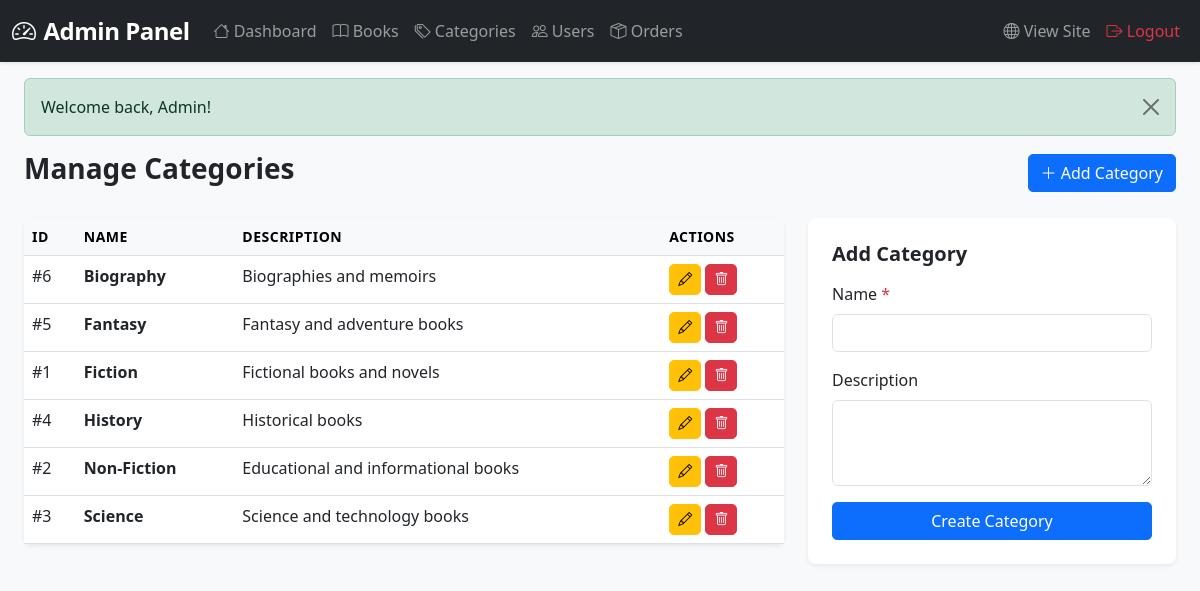
/admin/manage_categories.php (signed in), run on the app's committed database.
### tables this page shows
CREATE TABLE `categories` (
  `id` INT NOT NULL AUTO_INCREMENT,
  `name` VARCHAR(100) NOT NULL,
  `description` TEXT DEFAULT NULL,
  `created_at` TIMESTAMP DEFAULT CURRENT_TIMESTAMP,
  PRIMARY KEY (`id`),
  UNIQUE KEY `uk_category_name` (`name`)
);

### admin/manage_categories.php (the view, shortened to what this page needs)
<?php
require_once 'includes/admin_header.php';
$edit_mode = false;
$edit_cat = ['id' => 0, 'name' => '', 'description' => ''];
$categories = getCategories($conn);
?>
<div class="d-flex justify-content-between align-items-center mb-4">
    <h3 class="fw-bold">Manage Categories</h3>
    <button class="btn btn-primary" data-bs-toggle="modal" data-bs-target="#catModal">
        <i class="bi bi-plus-lg"></i> Add Category
    </button>
</div>
<div class="row">
    <div class="col-md-8">
        <div class="card border-0 shadow-sm">
            <div class="card-body p-0">
                <div class="table-responsive">
                    <table class="table table-hover mb-0">
                        <thead class="table-light">
                            <tr>
                                <th>ID</th>
                                <th>Name</th>
                                <th>Description</th>
                                <th>Actions</th>
                            </tr>
                        </thead>
                        <tbody>
                            <?php while ($cat = $categories->fetch_assoc()): ?>
                            <tr>
                                <td>#<?php echo $cat['id']; ?></td>
                                <td class="fw-bold"><?php echo h($cat['name']); ?></td>
                                <td><?php echo h($cat['description'] ?? '-'); ?></td>
                                <td>
                                    <a href="?edit=<?php echo $cat['id']; ?>" class="btn btn-sm btn-warning">
                                        <i class="bi bi-pencil"></i>
                                    </a>
                                    <a href="?delete=<?php echo $cat['id']; ?>"
                                       class="btn btn-sm btn-danger"
                                       onclick="return confirm('Delete this category? Books in this category will become uncategorized.')">
                                        <i class="bi bi-trash"></i>
                                    </a>
                                </td>
                            </tr>
                            <?php endwhile; ?>
                        </tbody>
                    </table>
                </div>
            </div>
        </div>
    </div>
    <div class="col-md-4">
        <div class="card border-0 shadow-sm">
            <div class="card-body p-4">
                <h5 class="fw-bold mb-3"><?php echo $edit_mode ? 'Edit Category' : 'Add Category'; ?></h5>
                <form method="POST" action="">
                    <div class="mb-3">
                        <label class="form-label">Name <span class="text-danger">*</span></label>
                        <input type="text" name="name" class="form-control" value="<?php echo h($edit_cat['name']); ?>" required>
                    </div>
                    <div class="mb-3">
                        <label class="form-label">Description</label>
                        <textarea name="description" class="form-control" rows="3"><?php echo h($edit_cat['description']); ?></textarea>
                    </div>
                    <button type="submit" class="btn btn-primary w-100">
                        <?php echo $edit_mode ? 'Update' : 'Create'; ?> Category
                    </button>
                </form>
            </div>
        </div>
    </div>
</div>
<?php require_once 'includes/admin_footer.php'; ?>

### assets/css/style.css (style rules this page uses)
:root { --primary-color: #0d6efd; --dark-color: #212529; --transition-speed: 0.3s; }
body { font-family: 'Segoe UI', Tahoma, Geneva, Verdana, sans-serif; background-color: #f8f9fa; min-height: 100vh; display: flex; flex-direction: column; }
a { transition: all var(--transition-speed); }
.table th { font-weight: 600; font-size: 0.875rem; text-transform: uppercase; letter-spacing: 0.5px; }
.btn { border-radius: 5px; }
.btn-primary { background: var(--primary-color); border-color: var(--primary-color); }
.card { border-radius: 8px; }

### data on the page
categories: id "6", name "Biography", description "Biographies and memoirs"
categories: id "5", name "Fantasy", description "Fantasy and adventure books"
categories: id "1", name "Fiction", description "Fictional books and novels"
categories: id "4", name "History", description "Historical books"
categories: id "2", name "Non-Fiction", description "Educational and informational books"
categories: id "3", name "Science", description "Science and technology books"

### other printed values
$msg['message'] "Welcome back, Admin!"
